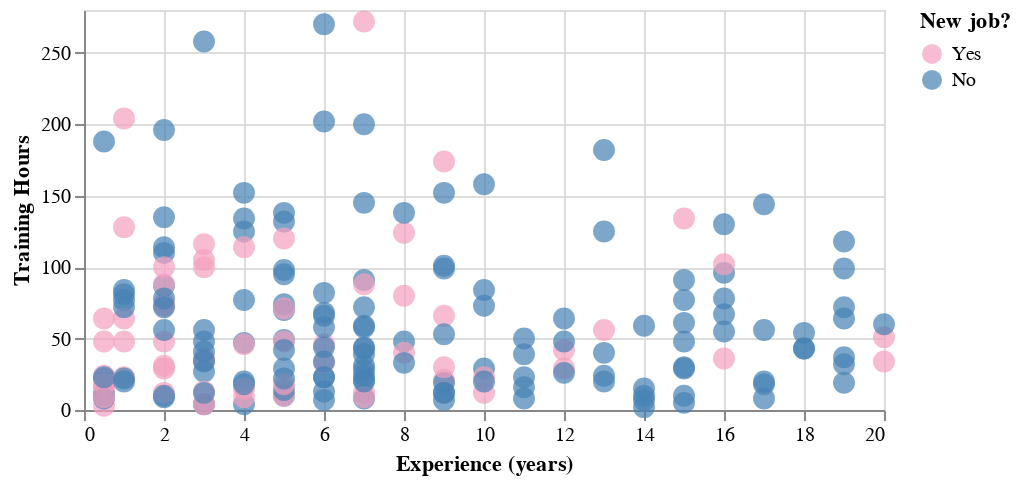

The cell this chart's notebook holds for it:
### Code cell
c = alt.Chart(df_all[df_all['Experience (years)']<21].iloc[:200]).\
    mark_circle(size=120).encode(
    x=alt.X('Experience (years)'), y='Training Hours', \
    color = alt.Color('New job?', scale=alt. 
                    Scale(domain=['Yes','No'], range=['#F4A0BE','steelblue'])),
    tooltip=['Probability', 'Candidate ID', 'Gender', 'Major', 'Education',
             'Training Hours', 'Experience (years)']).properties(width=400, height=200)
c

### Figure 1 — Vega-Lite specification as saved in the notebook (floating-point values rounded to 4 significant figures; data arrays with more than 128 entries replaced by an {"elided": "..."} marker saying what was removed)
{"config": {"view": {"continuousWidth": 400, "continuousHeight": 300}}, "data": {"name": "data-8194127039da0411ac934df7a0d10dc9"}, "mark": {"type": "circle", "size": 120}, "encoding": {"color": {"type": "nominal", "field": "New job?", "scale": {"domain": ["Yes", "No"], "range": ["#F4A0BE", "steelblue"]}}, "tooltip": [{"type": "quantitative", "field": "Probability"}, {"type": "quantitative", "field": "Candidate ID"}, {"type": "nominal", "field": "Gender"}, {"type": "nominal", "field": "Major"}, {"type": "nominal", "field": "Education"}, {"type": "quantitative", "field": "Training Hours"}, {"type": "quantitative", "field": "Experience (years)"}], "x": {"type": "quantitative", "field": "Experience (years)"}, "y": {"type": "quantitative", "field": "Training Hours"}}, "height": 200, "width": 400, "$schema": "https://vega.github.io/schema/vega-lite/v4.8.1.json", "datasets": {"data-8194127039da0411ac934df7a0d10dc9": {"elided": "200 records"}}}
